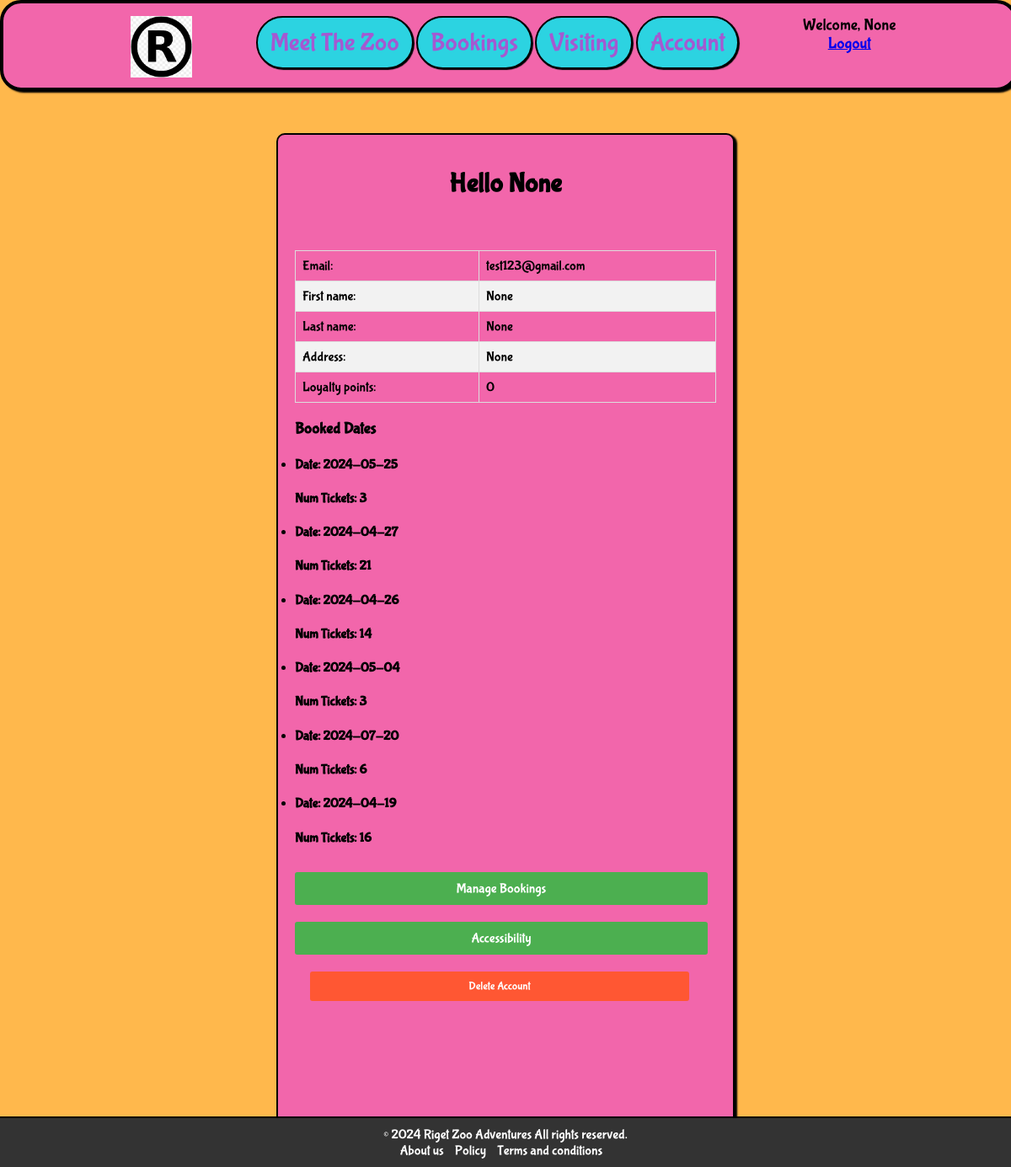
/account (signed in), run on the app's committed database.
### tables this page shows
CREATE TABLE users(id INTEGER PRIMARY KEY AUTOINCREMENT,email TEXT, password TEXT, firstname TEXT, lastname TEXT, address TEXT, user_points INTEGER DEFAULT 0);

CREATE TABLE zoobookings (
        bookingID INTEGER PRIMARY KEY AUTOINCREMENT,
        userID INTEGER NOT NULL,
        dateID INTEGER NOT NULL,
        FOREIGN KEY (userID) REFERENCES users(id),   
        FOREIGN KEY (dateID) REFERENCES availablezoo(Date) 
        CONSTRAINT fk_user_exists FOREIGN KEY (userID) REFERENCES users(id) ON DELETE CASCADE  
    );

### app.py (the view)
@app.route("/account")
@login_required
def account():
    with sqlite3.connect("zoo.db") as con:
        cur = con.cursor()
        cur.execute("select dateID from zoobookings where userID = (?)",[current_user.id])
        rows = cur.fetchall();
        datesCount=list(Counter((rows)).items())
    return render_template("account.html",bookings=datesCount)

### app.py (called while the page is built)
@login_manager.user_loader
def load_user(id):
    conn = sqlite3.connect('zoo.db')
    curs = conn.cursor()
    curs.execute("SELECT * from users where id=(?)",[id]) #Connects to database corresnponding to userID
    liUser = curs.fetchone()
    if liUser is None:
        return None  #returns none if no user exists
    else:
        return User(int(liUser[0]), liUser[1], liUser[2], liUser[3], liUser[4], liUser[5], liUser[6])

### templates/account.html (shortened to what this page needs)
{% extends "base.html" %}
{% block content %}
<div class="container-left">
  <h1>Hello {{ current_user.firstname }}</h1>
  <br>
  <div>
      <table>
          <tr>
              <td>Email:</td>
              <td>{{ current_user.email }}</td>
          </tr>
          <tr>
              <td>First name:</td>
              <td>{{ current_user.firstname }}</td>
          </tr>
          <tr>
              <td>Last name:</td>
              <td>{{ current_user.lastname }}</td>
          </tr>
          <tr>
              <td>Address:</td>
              <td>{{ current_user.address }}</td>
          </tr>
          <tr>
              <td>Loyalty points:</td>
              <td>{{ current_user.user_points }}</td>
          </tr>
      </table>
  </div>
  <div class="bookings">
      <h3>Booked Dates</h3>
      {% if bookings %}
          <ul>
              {% for booking in bookings %}
                  <li>
                      <h4>Date: {{ booking[0][0] }}</h4><h4>Num Tickets: {{ booking[1] }}</h4>
                  </li>
              {% endfor %}
          </ul>
      {% else %}
          <p>You don't have any bookings yet</p>
      {% endif %}
  </div>
  <a href="/manage_bookings" class="button">Manage Bookings</a>
  <a href="/accessibility" class="button">Accessibility</a>
  <button onclick="confirmDelete()" class="button red">Delete Account</button>
</div>
{% endblock %}

### templates/base.html (shortened to what this page needs)
<!DOCTYPE html>
<html lang="en">
<head>
    <link id="pageStyle" rel="stylesheet" href="{{ url_for('static', filename='styles/one.css') }}">
</head>
<body>
    <div class="navbar">
        <li>
            <a class="Logo" href="/"><img class="Navbar-Logo" src="{{ url_for('static', filename='images/RZA Logo.png') }}" alt="Navbar Logo"></a>
            <a id="nbcontent" href="meetthezoo">Meet The Zoo</a>
            <a id="nbcontent" href="bookings">Bookings</a>
            <a id="nbcontent" href="visiting">Visiting</a>
            <a id="nbcontent" href="account">Account</a>
            <div class="user-info">
                {% if current_user.is_authenticated %}
                    <span class="welcome-message">Welcome, {{ current_user.firstname }}</span>
                    <br><a id="logout" href="logout">Logout</a>
                {% endif %}
            </div>
        </li>
    </div>
    {% block content %}
    {% endblock %}
    <footer class="footer">
        <p>&copy; 2024 Riget Zoo Adventures All rights reserved.</p>
        <li>
            <a id="ftcontent" href="aboutus">About us</a>
            <a id="ftcontent" href="policy">Policy</a>
            <a id="ftcontent" href="tnc">Terms and conditions</a>
        </li>
    </footer>
</body>
</html>

### static/styles/one.css (style rules this page uses)
body { margin:0px; background-color: #FFB84C; font-family: system-ui, -apple-system, BlinkMacSystemFont, 'Segoe UI', Roboto, Oxygen, Ubuntu, Cantarell, 'Open Sans', 'Helvetica Neue', sans-serif; }
.navbar { background-color: #f266ab; text-align: center; text-decoration: none; border: 4px solid black; border-radius: 25px; height: 100px; display: flex; width: 100%; box-shadow: 3px 2px 2px black; display: inline-block; margin: 0 auto; justify-content: center; z-index: 1000; }
.navbar li { display: inline-block; text-decoration: none; list-style: none; text-align: center !important; padding-top: 10px!important; margin:0 20px; height:auto; width: auto; display: inline-block; margin: 0 auto; justify-content: center; margin-top: 5px; font: DK Brush; z-index: 1000; font-family: DK Brush; }
#nbcontent { text-decoration: none; color: #a459d1; background-color: #2CD3E1; font-size: 30px; border: 2px solid black; border-radius: 40px; text-align: center; padding: 12px 15px; transition: ease-in-out 0.3s; overflow: hidden; z-index: 1000; height: auto; width: auto; box-shadow: 1px 1px 1px black; display: inline-block; margin: 0 auto; justify-content: center; }
.navbar { min-height: fit-content; }
.Navbar-Logo { height: auto; width: 8%; max-width: 10%; float: left; padding-left: 10px; }
.user-info { float: right; font-size: larger; }
.footer { background-color: #333; color: white; padding: 20px; border-top: 2px solid black; margin-top: 20px; }
.footer p { margin: 0; }
.footer a { color: white; text-decoration: none; margin-right: 10px; }
.footer { list-style: none; font-family: DK Brush; }
.footer { position: fixed; left: 0; bottom: 0; width: 100%; background-color: #333333; color: white; text-align: center; padding: 10px 0; }

### templates/account.html (style rules this page uses)
body { font-family: DK Brush; background-color: #FFB84C; margin: 0; padding: 0; }
h1 { text-align: center; margin-top: 20px; font-family: DK Brush; }
.container-left { max-width: 500px; margin: 50px auto; background: #fff; padding: 20px; border-radius: 5px; box-shadow: 0px 0px 10px 0px rgba(0, 0, 0, 0.1); font-family: DK Brush; border: 2px solid black; border-radius: 10px; background-color: #f266ab; box-shadow: 3px 2px 2px black; padding-bottom: 135px; }
table { width: 100%; border-collapse: collapse; font-family: DK Brush; }
table td, table th { border: 1px solid #ddd; padding: 8px; }
table tr:nth-child(even) { background-color: #f2f2f2; }
.button { background-color: #4CAF50; color: white; padding: 10px 20px; border: none; border-radius: 3px; cursor: pointer; font-family: DK Brush; width: 450px; margin-top: 10px; margin-bottom: 10px; text-decoration: none; text-align: center; display: inline-block; }
.button.red { background-color: #ff5733; width: 90%; width: 450px; margin-left: 18px; }
.bookings { margin-top: 20px; font-family: DK Brush; }
.bookings h3 { margin-bottom: 10px; }
.bookings ul { padding: 0; margin: 0; }
.bookings li { font-family: DK Brush; margin-bottom: 10px; }

### data on the page
users: email "test123@gmail.com", user_points "0"
zoobookings: dateID "2024-05-25", booking "3"
zoobookings: dateID "2024-04-27", booking "21"
zoobookings: dateID "2024-04-26", booking "14"
zoobookings: dateID "2024-05-04", booking "3"
zoobookings: dateID "2024-07-20", booking "6"
zoobookings: dateID "2024-04-19", booking "16"

### other printed values
{{ current_user.firstname }} "None"
{{ current_user.lastname }} "None"
{{ current_user.address }} "None"
